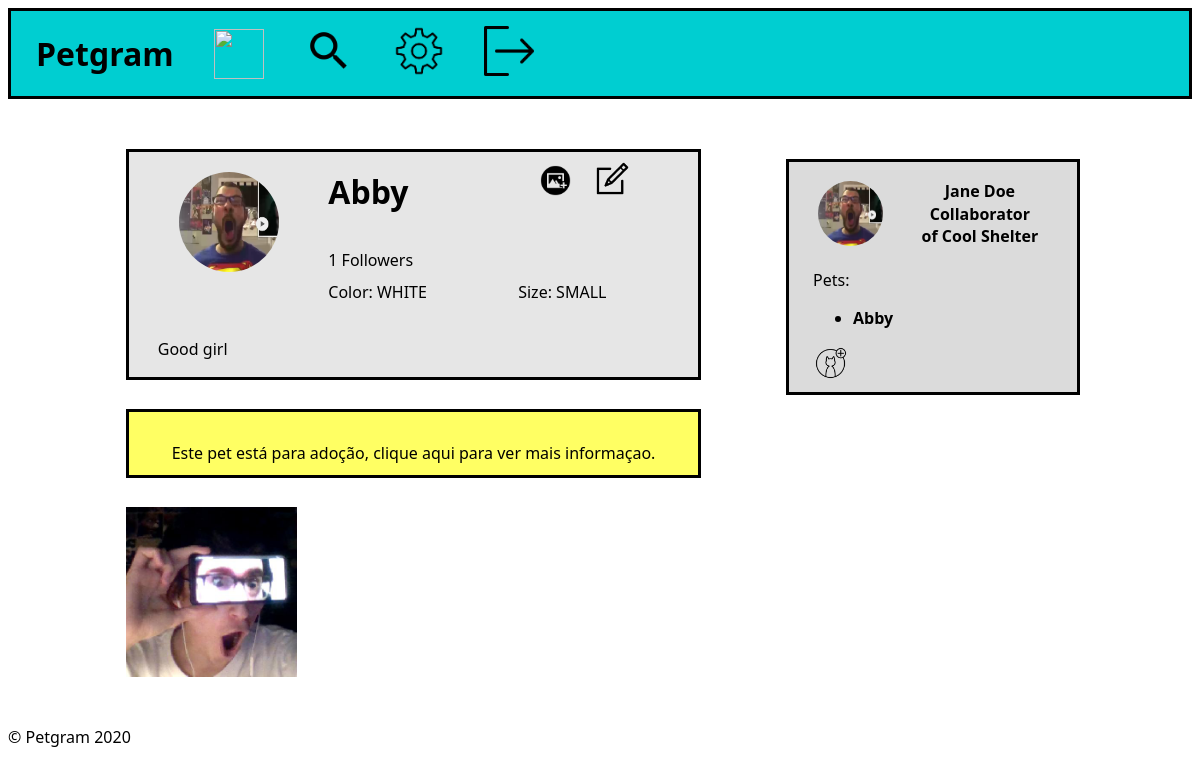
/pet_profile.php?id=2 (signed in), run on the app's committed database.
### tables this page shows
CREATE TABLE Collaborator (
    userID    INTEGER     REFERENCES User (id) ON DELETE CASCADE,
    shelterID INTEGER     REFERENCES Shelter (id) ON DELETE CASCADE,
    admin     BOOLEAN,
    PRIMARY KEY (
        userID,
        shelterID
    )
);

CREATE TABLE Account (
    id INTEGER PRIMARY KEY,
    profilePic   INTEGER  REFERENCES ProfileImage (id) ON DELETE CASCADE,
    name CHAR
);

CREATE TABLE Pet (
    id           INTEGER  PRIMARY KEY,
    ownerID      INTEGER  REFERENCES Account (id) ON DELETE CASCADE,
    profilePic   INTEGER  REFERENCES ProfileImage (id) ON DELETE CASCADE,
    name         CHAR,
    bio          CHAR,
    description  CHAR,
    requirements CHAR
);

CREATE TABLE IndividualPet (
    petID   INTEGER  PRIMARY KEY
                 REFERENCES Pet (id) ON DELETE CASCADE,
    breedID INTEGER  REFERENCES Breed (id) ON DELETE CASCADE,
    size    CHAR,
    colour  CHAR
);

CREATE TABLE Post (
    id          INTEGER  PRIMARY KEY,
    petID       INTEGER  REFERENCES Pet (id) ON DELETE CASCADE,
    description CHAR,
    photo       INTEGER  UNIQUE,
    date        DATE
);

### database/account.php (called while the page is built)
<?php
    function getAccount($id)
    {
        global $db;
        $stmt = $db->prepare('SELECT * FROM account WHERE id = ?');
        $stmt->execute([$id]);
        return $stmt->fetch();
    }
?>

### database/user.php (called while the page is built, shortened)
<?php
function getUserPets()
{
    global $db;
    $user_id = $_SESSION['user']['id'];
    $stmt = $db->prepare('SELECT * FROM pet WHERE ownerID = ?');
    $stmt->execute([$user_id]);
    return $stmt->fetchAll();
}
function shelterCollaborator()
{
    global $db;
    $user_id = $_SESSION['user']['id'];
    $stmt = $db->prepare('SELECT * FROM collaborator INNER JOIN shelter ON shelter.id = collaborator.shelterID INNER JOIN account ON account.id = shelter.id WHERE collaborator.userID = ?');
    $stmt->execute([$user_id]);
    return $stmt->fetchAll();
}

### database/pet.php (called while the page is built, shortened)
<?php
    function getPet($id) {
        global $db;
        $stmt = $db->prepare('SELECT * FROM pet WHERE id = ?');
        $stmt->execute([$id]);
        $pet = $stmt->fetch();
        return $pet;
    }
    function isPetOwner($pet_id) {
        global $db;
        $user_id = $_SESSION['user']['id'];
        $stmt = $db->prepare('SELECT * FROM pet WHERE id = ? AND ownerID = ?');
        $stmt->execute([$pet_id, $user_id]);
        $pet = $stmt->fetch();
        return $pet;
    }
    function getPetPosts($pet_id)
    {
        global $db;
        $stmt = $db->prepare('SELECT id, photo FROM post WHERE petId = ?');
        $stmt->execute([$pet_id]);
        $posts = $stmt->fetchAll();
        return $posts;
    }
    function isIndividual($id)
    {
        global $db;
        try {
            $stmt = $db->prepare("SELECT * FROM individualpet WHERE petID=(?)");
            $exec = $stmt->execute([$id]);
            $individualPet = $stmt->fetch();
            return $individualPet;
        } catch (\Throwable $th) {
            return false;
        }
    }
?>

### database/favourite.php (called while the page is built, shortened)
<?php
    function getNumber($pet_id){
        global $db;
        $stmt = $db->prepare('SELECT * FROM favourite WHERE petID = ?');
        $stmt->execute([$pet_id]);
        $number = count($stmt->fetchAll());
        return $number;
    }
    ?>

### pet_profile.php (the view, shortened to what this page needs)
<?php
include_once('database/connection.php');
include_once('database/favourite.php');
include_once('database/pet.php');
$id = $_GET['id'];
$pet = getPet($id);
?>
<!DOCTYPE html>
<html lang="en-US">
<head>
    <link href="css/home.css" rel="stylesheet">
</head>
<body>
    <?php include_once('hotbar.php') ?>
    <?php include_once('sidebar.php') ?>
    <section id="profile">
        <div id="top">
            <?php
                if(isPetOwner($pet['id'])){
                    echo '<a href="add_post.php?id='.$pet['id'].'"><img id="postpic" src="images/addPicture.png" alt="" width="35" height="35"></a>';
                    echo '<a href="edit_pet_profile.php?id='.$pet['id'].'"><img id="edit" src="images/edit.png" alt="" width="35" height="35"></a>';
                }
            ?>
            <?php
            if (!isPetOwner($pet['id']))
                if (isFavourite($_SESSION['user']['id'], $pet['id']))
                    echo '<img id ="fav" src="images/favourited.png" alt="" width="35" height="35" onclick="unfavouritePet(' . $_SESSION['user']['id'] . ',' . $pet['id'] . ')">';
                else
                    echo '<img id ="fav" src="images/unfavourited.png" alt="" width="35" height="35" onclick="favouritePet(' . $_SESSION['user']['id'] . ',' . $pet['id'] . ')">';
            ?>
            <img id="petpic" src="images/profileImages/squared/<?php echo $pet['profilePic'] ?>.jpg" alt="" width="65" height="65">
            <h1 id="name"><?php echo $pet['name'] ?></h1>
            <p id="followers"><?php echo getNumber($pet['id']) ?> Followers</p>
            <?php
                if(($individual = isIndividual($pet['id'])) != false){
                    echo '<p id="colour">Color: '.$individual['colour'].'</p>';
                    echo '<p id="size">Size: '.$individual['size'].'</p>';
                }
            ?>
            <p id="bio"><?php echo $pet['bio'] ?></p>
        </div>
        <?php
            if(isset($pet['description']) && isset($pet['requirements'])){
                echo
                '<div id="listing">
                    <a href="listing.php?id='.$pet['id'].'">
                        <p id="warning">Este pet está para adoção, clique aqui para ver mais informaçao.</p>
                    </a>
                </div>';
            }
        ?>
        <div id="gallery">
            <?php
                $posts = getPetPosts($pet['id']);
                $numPosts = count($posts);
                $i = 0;
                while($i < $numPosts)
                {
                    $j = 0;
                    echo '<div class="row">';
                    while($j < 3 && $i < $numPosts)
                    {
                        echo '<a href="post.php?id='.$posts[$i]['id'].'"><img src="images/petImages/squared/'.$posts[$i]['photo'].'.jpg" alt="" width="65" height="65"></a>';
                        $j++;
                        $i++;
                    }
                    echo '</div>';
                }
            ?>
        </div>
    </section>
    <footer>
        <p>&copy; Petgram 2020</p>
    </footer>
</body>
</html>

### sidebar.php (shortened to what this page needs)
<?php
include_once('database/user.php');
include_once('database/account.php');
$user_pets = getUserPets();
$shelters = shelterCollaborator();
$id = $_SESSION['user']['id'];
$account = getAccount($id);
?>
<aside id="sideBar">
    <div id="user">
        <img src="images/profileImages/squared/<?php echo $account['profilePic'] ?>.jpg" alt="" width="65" height="65">
        <div id="username">
            <p><?php echo $_SESSION['user']['name'] ?></p>
            <p>
                <?php
                $nShelter = count($shelters);
                if($nShelter > 0) {
                    echo 'Collaborator of ' . $shelters[0]['name'];
                }
                ?>
            </p>
        </div>
    </div>
    <p>Pets:</p>
    <ul>
        <?php
        if (count($user_pets) == 0)
            echo '<li>No pets yet</li>';
        else
            foreach ($user_pets as $user_pet)
                echo '<a href="pet_profile.php?id=' . $user_pet['id'] . '">
                    <li>' . $user_pet['name'] . '</li>
                  </a>'
        ?>
    </ul>
    <a href="add_pet.php"><img src="images/petAdd.png" alt="" width="35" height="35"></a>
</aside>

### css/home.css (style rules this page uses)
body { font-family: 'Segoe UI', Tahoma, Geneva, Verdana, sans-serif; }
#sideBar { border-top-style: solid; border-right-style: solid; border-bottom-style: solid; border-left-style: solid; border-bottom-color: black; height: auto; width: 20%; position: fixed; right: 0; background-color: rgb(219, 219, 219); overflow-x: hidden; margin-top: 5%; margin-right: 10%; padding: 1% 2%; }
#sideBar #user { display: flex; }
#sideBar #user img { color: black; margin: auto 5% auto 2%; border-radius: 50%; }
#sideBar #user #username { padding: 2% 5% 2% 10%; }
#sideBar #user p { margin: 1px; text-align: center; font-weight: bold; }
#sideBar ul { font-weight: bold; }
#sideBar a { display: flex; }
a { color: black; color: inherit; text-decoration: inherit; }
#profile { margin: 50px 10% 0px 10%; }
#profile > * { width: 60%; height: auto; }
#profile #top { position: relative; display: grid; grid-template-columns: 35% auto auto; grid-template-rows: 35% 15% 15% 35%; border-top-style: solid; border-right-style: solid; border-left-style: solid; border-bottom-style: solid; color: black; background-color: rgb(230, 230, 230); margin-bottom: 3%; }
#profile #top #edit { position: absolute; top: 4%; right: 12%; cursor: pointer; }
#profile #top #postpic { position: absolute; top: 5%; right: 22%; cursor: pointer; }
#profile #top #petpic { margin: 10% auto 5% auto; width: 100px; height: 100px; border-radius: 50%; grid-column: 1 / 2; grid-row: 1 / 4; }
#profile #top #name { margin: 5% 0 2% 0; font-size: 200%; grid-column: 2 / 4; grid-row: 1 / 2; }
#profile #top #followers { margin: 5% 0 auto 0; grid-column: 2 / 4; grid-row: 2 / 3; }
#profile #top #colour { grid-column: 2 / 3; grid-row: 3 / 4; }
#profile #top #size { grid-column: 3 / 4; grid-row: 3 / 4; }
#profile #top #bio { margin: 7% 5% auto 5%; grid-column: 1 / 4; grid-row: 4 / 5; }
#profile #listing { border-top-style: solid; border-right-style: solid; border-left-style: solid; border-bottom-style: solid; margin-bottom: 3%; background-color: rgba(255, 255, 0, 0.61); }
#profile #listing #warning { text-align: center; width: auto; margin: 2%; }
#profile #gallery { display: flex; flex-direction: column; }
#profile #gallery .row { display: grid; grid-template-columns: 30% 30% 30%; grid-template-rows: 30%; grid-column-gap: 5%; margin-bottom: 5%; }
#profile #gallery .row * { width: 100%; height: auto; }
#profile #listing { position: relative; padding: 2% 0px 0px 0px; }

### data on the page
collaborator: account.name "Cool Shelter"
pet: name "Abby", bio "Good girl"
individualpet: colour "WHITE", size "SMALL"

### other printed values
$_SESSION['user']['name'] "Jane Doe"
getNumber($pet['id']) "1"
